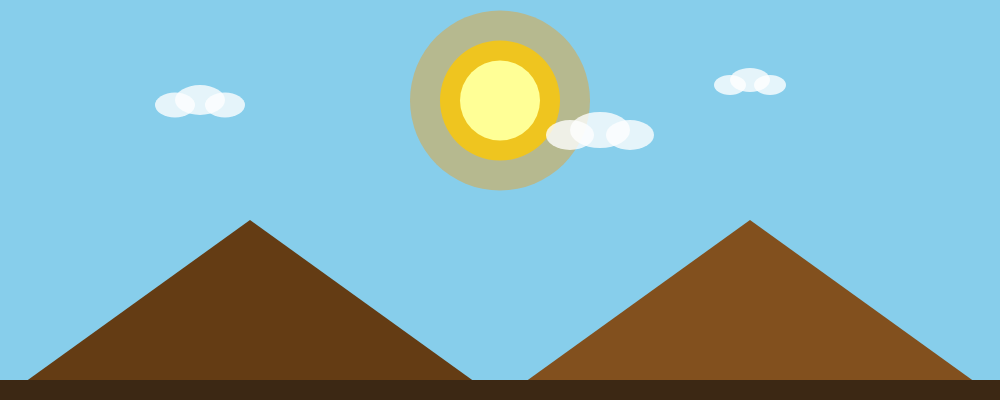
Frame 1 (no input)
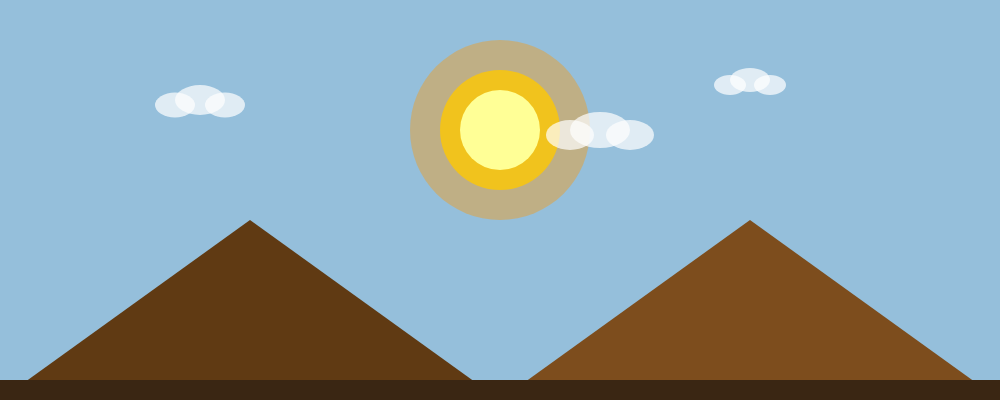
Frame 60 (no input)
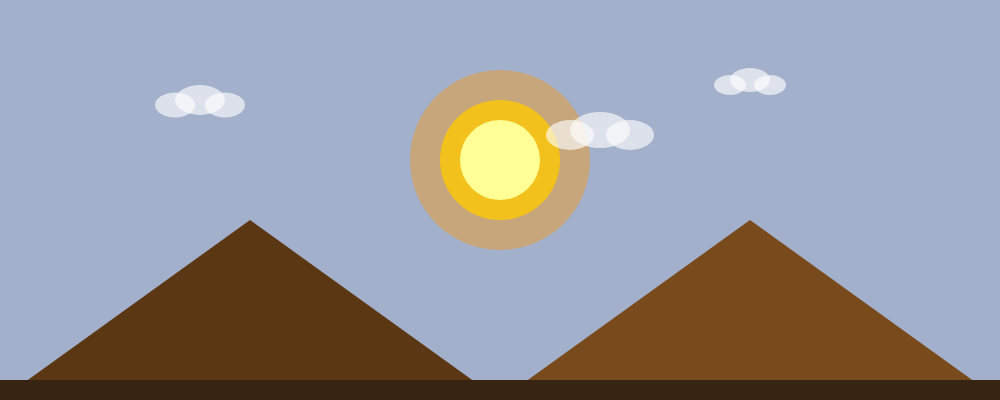
Frame 120 (the mouse pressed at the canvas centre since frame 60)

The p5.js sketch that drew these frames (run headless with seeded random() and noise() and a simulated clock; from frame 60 on, the mouse is pressed at the canvas centre):

// p5.js sketch
// ── sketch.js
// colori iniziali del cielo (giorno)
let red = 135;
let green = 206;
let blue = 235;

// posizione verticale del sole (y)
let sun = 100;

// variabile per gestire la transizione cielo: giorno → tramonto → notte
let skyFade = 0;

// array per memorizzare stelle
let stars = [];

function setup() {
  createCanvas(1000, 400);
  noStroke();

  // genera stelle casuali
  for (let i = 0; i < 120; i++) {
    stars.push({
      x: random(width), // posizione orizzontale
      y: random(height / 2),    // posizione verticale (solo metà superiore)
      size: random(1, 3),       // dimensione casuale
      brightness: random(150, 255) // luminosità casuale
    });
  }
}

function draw() {
  // transizione giorno → notte
  if (skyFade < 510) {
    skyFade += 0.5; // aumento graduale per il passaggio giorno→notte
  } else {
    // reset dopo la notte (riparte un nuovo giorno)
    skyFade = 0;
    sun = 100;
  }

  // mappa colori del cielo
  if (skyFade < 255) {
    // giorno → tramonto (cielo azzurro → arancio)
    red = map(skyFade, 0, 255, 135, 255);
    green = map(skyFade, 0, 255, 206, 80);
    blue = map(skyFade, 0, 255, 235, 100);
  } else {
    // tramonto → notte (cielo arancione → blu scuro)
    red = map(skyFade, 255, 510, 255, 20);
    green = map(skyFade, 255, 510, 80, 30);
    blue = map(skyFade, 255, 510, 100, 60);
  }

  background(red, green, blue); // aggiorna lo sfondo

  // movimento del sole
  if (sun < 420) sun += 0.5; // il sole scende lentamente

  // sole (solo finché non tramonta)
  if (sun < 400) {
    fill(255, 150, 0, 100); // colore esterno trasparente
    circle(500, sun, 180); // cerchio grande
    fill(255, 200, 0, 200); // colore intermedio
    circle(500, sun, 120);
    fill(255, 255, 150); // colore interno
    circle(500, sun, 80);
  }

  // luna (sale nella notte)
  if (skyFade > 350) { // appare dopo il tramonto
    let moonY = map(skyFade, 350, 510, 400, 120); // sale lentamente
    fill(255, 255, 230, map(skyFade, 350, 510, 0, 255)); // colore luna
    circle(800, moonY, 60);
    fill(20, 20, 50, map(skyFade, 350, 510, 0, 200)); // ombra falce
    circle(790, moonY - 5, 60);
  }

  // stelle
  if (skyFade > 320) {
    for (let s of stars) {
      fill(255, 255, 255, map(skyFade, 320, 510, 0, s.brightness));
      circle(s.x, s.y, s.size);
    }
  }

  // montagne
  fill(lerpColor(color(100, 60, 20), color(30, 20, 10), skyFade / 510));
  triangle(0, 400, 250, 220, 500, 400);
  fill(lerpColor(color(130, 80, 30), color(50, 30, 15), skyFade / 510));
  triangle(500, 400, 750, 220, 1000, 400);

  // terreno
  fill(lerpColor(color(60, 40, 20), color(20, 10, 5), skyFade / 510));
  rect(0, 380, width, 20);

  // nuvole (si dissolvono)
  let cloudAlpha = map(skyFade, 0, 300, 200, 0);
  drawCloud(200, 100, 50, cloudAlpha);
  drawCloud(750, 80, 40, cloudAlpha);
  drawCloud(600, 130, 60, cloudAlpha);
}

// funzione per disegnare nuvole
function drawCloud(x, y, s, alpha) {
  fill(255, 255, 255, alpha); // colore con trasparenza
  ellipse(x, y, s, s * 0.6);
  ellipse(x + s / 2, y + 5, s * 0.8, s * 0.5);
  ellipse(x - s / 2, y + 5, s * 0.8, s * 0.5);
}
